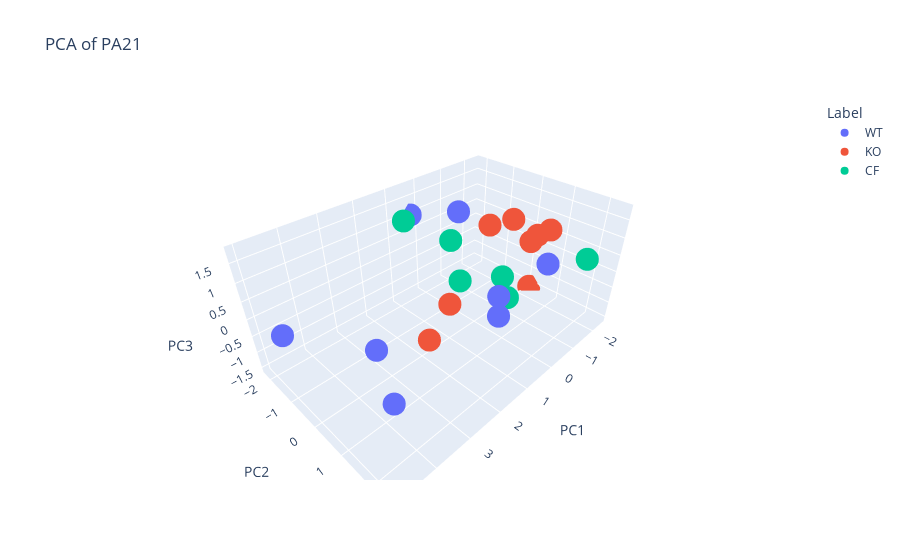

Write notebook code for a chart like this one.
### Code cell
pca_3D(df_rat_pa_combine_hd_21, 'PCA of PA21')

### Figure 1 — Plotly figure (JSON) as saved in the notebook; plotly's stock layout.template omitted (floating-point values rounded to 4 significant figures)
{"data": [{"hovertemplate": "Label=WT<br>PC1=%{x}<br>PC2=%{y}<br>PC3=%{z}<extra></extra>", "legendgroup": "WT", "marker": {"color": "#636efa", "symbol": "circle"}, "mode": "markers", "name": "WT", "scene": "scene", "showlegend": true, "type": "scatter3d", "x": [4.165, -0.4699, -0.09794, 4.947, 3.296, -0.1782, -1.025, 0.3229], "y": [1.582, 0.4285, 0.7526, -1.112, -0.1234, 1.954, -1.661, -2.207], "z": [-0.44, -0.8134, -1.111, 0.1497, -0.7016, 1.031, 0.8199, 0.996]}, {"hovertemplate": "Label=KO<br>PC1=%{x}<br>PC2=%{y}<br>PC3=%{z}<extra></extra>", "legendgroup": "KO", "marker": {"color": "#EF553B", "symbol": "circle"}, "mode": "markers", "name": "KO", "scene": "scene", "showlegend": true, "type": "scatter3d", "x": [-2.379, 0.5038, 2.329, -2.158, -1.541, -1.763, -2.323, -1.641], "y": [0.1194, -0.4878, 0.6409, 0.7292, 0.5451, -1.074, -0.6475, 0.6673], "z": [-1.562, -1.049, -0.5137, 0.7049, 0.517, 0.3415, 0.4817, 0.7192]}, {"hovertemplate": "Label=CF<br>PC1=%{x}<br>PC2=%{y}<br>PC3=%{z}<extra></extra>", "legendgroup": "CF", "marker": {"color": "#00cc96", "symbol": "circle"}, "mode": "markers", "name": "CF", "scene": "scene", "showlegend": true, "type": "scatter3d", "x": [-0.6012, -0.8903, -1.885, -1.06, 1.588, 0.8609], "y": [-1.145, 0.4177, -0.5531, 2.444, 0.5816, -1.852], "z": [-1.116, -1.075, -1.294, 0.989, 1.795, 1.131]}], "layout": {"legend": {"title": {"text": "Label"}, "tracegroupgap": 0}, "scene": {"domain": {"x": [0, 1], "y": [0, 1]}, "xaxis": {"title": {"text": "PC1"}}, "yaxis": {"title": {"text": "PC2"}}, "zaxis": {"title": {"text": "PC3"}}}, "title": {"text": "PCA of PA21"}}}
